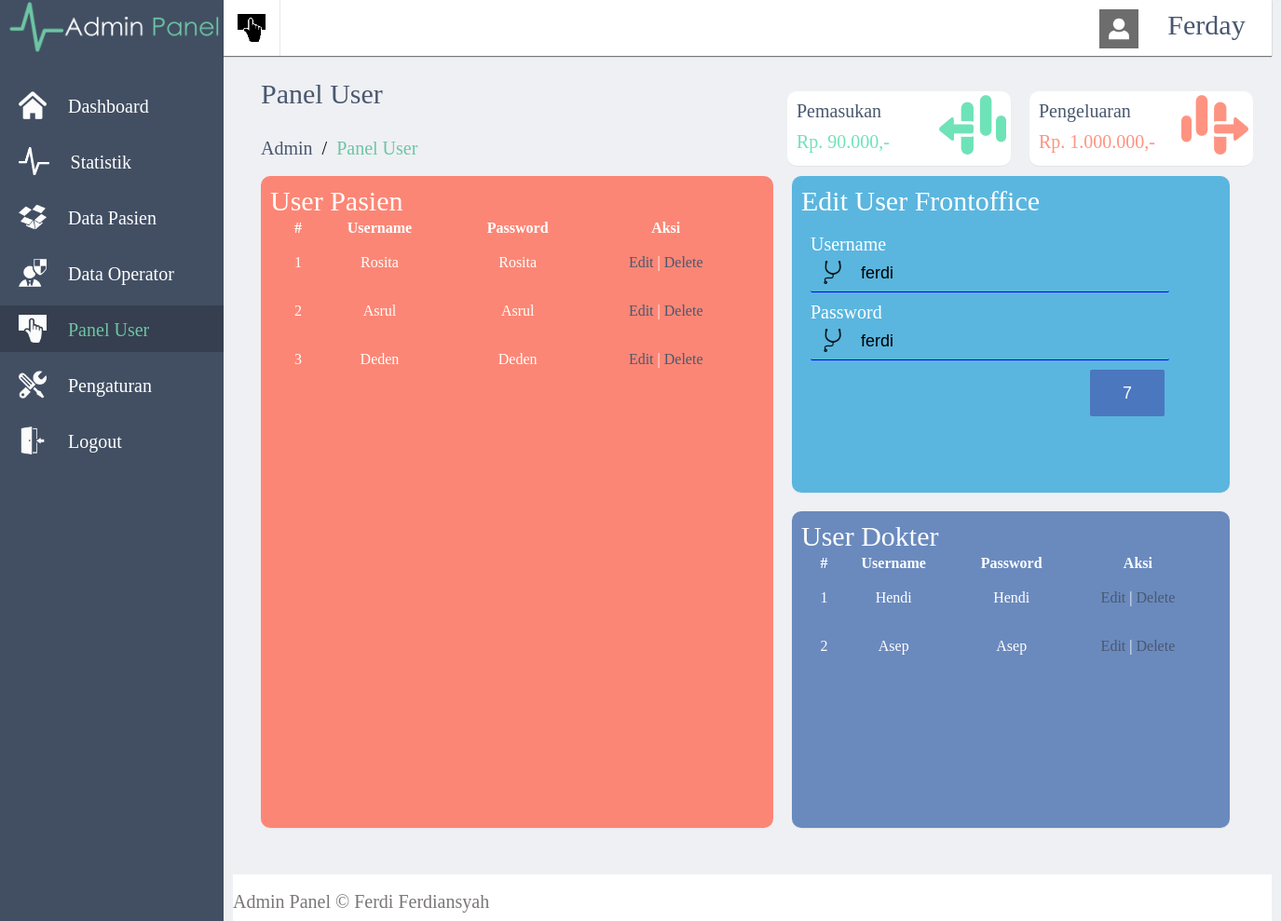
Screenshot of /p/admin/editpanelfrontoffice.php?idpasien=7 (signed in) with the database file from the repository.
### tables this page shows
CREATE TABLE IF NOT EXISTS `user` (
  `no` int(11) NOT NULL AUTO_INCREMENT,
  `userid` varchar(50) NOT NULL,
  `password` varchar(50) NOT NULL,
  `level` varchar(50) NOT NULL,
  PRIMARY KEY (`no`)
);

### p/admin/editpanelfrontoffice.php (the view, shortened to what this page needs)
<?php
$id = (int) $_GET['idpasien'];
$sql = "select * from user where no='$id'";
$result = mysql_query($sql);
$tampil = mysql_fetch_array($result);
?>
<html>
<head>
	<link rel="stylesheet" type="text/css" href="style.css">
</head>
<body>
	<div id='wrapper'>
		<div id='menukiri'>
		<center><img src="img/logo.png" height='60'></center><br>
		<a href="index.php"><div class='menu'>
			<img src="img/house.png" height='30' align='left' style='margin-left:20px;margin-top:10px;'>
			<font class='sk' style='margin-left:20px;margin-top:15px;display:inline-block;'>Dashboard</font>
		</div>
		</a>
		<a href="statistik.php">
		<div class='menu'>
			<img src="img/statistik.png" height='30' align='left' style='margin-left:20px;margin-top:10px;'>
			<font class='sk' style='margin-left:20px;margin-top:15px;display:inline-block;'>Statistik</font>
		</div>
		</a>
		<a href="pasien.php">
		<div class='menu'>
			<img src="img/data.png" height='30' align='left' style='margin-left:20px;margin-top:10px;'>
			<font class='sk' style='margin-left:20px;margin-top:15px;display:inline-block;'>Data Pasien</font>
		</div>
		</a>
		<a href="dataop.php">
		<div class='menu'>
			<img src="img/frontoffice.png" height='30' align='left' style='margin-left:20px;margin-top:10px;'>
			<font class='sk' style='margin-left:20px;margin-top:15px;display:inline-block;'>Data Operator</font>
		</div>
		</a>
		<a href="paneluser.php">
		<div class='menu-active'>
			<img src="img/panel.png" height='30' align='left' style='margin-left:20px;margin-top:10px;'>
			<font class='sk' style='margin-left:20px;margin-top:15px;display:inline-block;'>Panel User</font>
		</div>
		</a>
		<a href="#">
		<div class='menu'>
			<img src="img/setting.png" height='30' align='left' style='margin-left:20px;margin-top:10px;'>
			<font class='sk' style='margin-left:20px;margin-top:15px;display:inline-block;'>Pengaturan</font>
		</div>
		</a>
		<a href="../../login.php?op=out">
		<div class='menu'>
			<img src="img/logout.png" height='30' align='left' style='margin-left:20px;margin-top:10px;'>
			<font class='sk' style='margin-left:20px;margin-top:15px;display:inline-block;'>Logout</font>
		</div>
		</a>
		</div>
		<div id='menuatas'>
		<a href="#">
		<div id='sub-panel'>
		</div>
		</a>
		<a href='#'>
		<div id='user'>
		<img src="img/profil.png" height='70%' align='left' style='margin-top:10px;margin-left:15px;'>
		<font class='k' style='margin-top:10px;display:inline-block;text-transform:capitalize;'><?php echo $_SESSION['userid'];?></font>
		</div>
		</a>
	</div>
		<article>
			<br><br><br>
			<font class='k' style='padding:30px;display:inline-block;color:#49586E;'>Panel User</font><br>
			<font class='sk' style='margin-left:30px;display:inline-block;'><a href='#'>Admin</a>&nbsp;&nbsp;/&nbsp;&nbsp;<font class='sk' style='color:#6DC5A3;'>Panel User</font></font>
			<div id='info'>
				<font class='sk' style='padding:10px;display:inline-block;color:#49586E;'>Pengeluaran</font>
				<img src="img/pengeluaran.png" align='right' style='margin-right:5px;'>
				<font style='font-size:20px;margin-top:-10px;padding:10px;display:inline-block;color:#FF9381;'>Rp. 1.000.000,-</font>
			</div>
			<div id='info'>
				<font class='sk' style='padding:10px;display:inline-block;color:#49586E;'>Pemasukan</font>
				<img src="img/pemasukan.png" align='right' style='margin-right:5px;'>
				<font style='font-size:20px;margin-top:-10px;padding:10px;display:inline-block;color:#6FE3B8;'>Rp. 90.000,-</font>
			</div>
			<br><br>
			<div id='pasien'>
				<font class='k' style='color:white;display:inline-block;margin-top:10px;margin-left:10px;'>User Pasien</font><br>
				<center>
					<table class="tabeluser">
                            <thead>
                            <tr>
                                <th>#</th>
                                <th>Username</th>
                                <th>Password</th>
                                <th>Aksi</th>
                            </tr>
                            </thead>
                            <tbody>
					 <?php
    					$query = mysql_query("select * from user where level='pasien'");
    					$no = 1;
    					while ($data = mysql_fetch_array($query)) {
    				?>
                            <tr>
                                <td><?php echo $no; ?></td>
                                <td><?php echo $data['userid']; ?></td>
                                <td><?php echo $data['password']; ?></td>
                                <td><a href="editpanelpasien.php?idpasien=<?php echo $data['no'];?>">Edit</a> | <a href="deletepanelpasien.php?idpasien=<?php echo $data['no']; ?>">Delete</a></td>
                            </tr>
                            </tbody>
                        <?php
                        $no++;
                         } ?>
                         </table>
                        </center>
			</div>
			<div id='frontoffice'>
				<font class='k' style='color:white;display:inline-block;margin-top:10px;margin-left:10px;'>Edit User Frontoffice</font><br>
				<br>
				<form action='' method='post'>
					<font class='sk' style='color:white;display:inline-block;margin-left:20px;'>Username</font><br>
					<input type='text' name='username' id='lainlain' value='<?php echo $tampil['userid']; ?>'><br>
					<font class='sk' style='color:white;display:inline-block;margin-left:20px;'>Password</font><br>
					<input type='text' name='password' id='lainlain' value='<?php echo $tampil['password']; ?>'><br>
					<input type='submit' id='submit' name='id' value="<?php echo $tampil['no']; ?>"><br>
				</form>
			</div>
			<div id='dokter'>
				<font class='k' style='color:white;display:inline-block;margin-top:10px;margin-left:10px;'>User Dokter</font><br>
				<center>
					<table class="tabeluser">
                            <thead>
                            <tr>
                                <th>#</th>
                                <th>Username</th>
                                <th>Password</th>
                                <th>Aksi</th>
                            </tr>
                            </thead>
                            <tbody>
					 <?php
    					$query = mysql_query("select * from user where level='dokter'");
    					$no = 1;
    					while ($data = mysql_fetch_array($query)) {
    				?>
                            <tr>
                                <td><?php echo $no; ?></td>
                                <td><?php echo $data['userid']; ?></td>
                                <td><?php echo $data['password']; ?></td>
                                <td><a href="editpaneldokter.php?idpasien=<?php echo $data['no'];?>">Edit</a> | <a href="delete.php?idpasien=<?php echo $data['no']; ?>">Delete</a></td>
                            </tr>
                            </tbody>
                        <?php
                        $no++;
                         } ?>
                         </table>
                        </center>
			</div>
			<footer>
				<br><font class='sk' style='color:#7A7676;'> Admin Panel &copy; Ferdi Ferdiansyah</font>
			</footer>
		</article>
	</div>
</body>
</html>

### p/admin/style.css (style rules this page uses)
body { margin:0; font-family: 'Century Gothic'; background:#EFF0F4; }
a { text-decoration: none; color: #49586E;; }
#wrapper { width: 100%; height:auto; background:#EFF0F4; }
#menukiri { width: 240px; height: 100%; background: #424F63; float: left; position: fixed; }
.menu { width: 100%; height: 50px; color: white; margin-top: 10px; -o-transition:0.2s; -ms-transition:0.2s; -moz-transition:0.2s; -webkit-transition:0.2s; transition:0.2s; }
.menu-active { width: 100%; height: 50px; background: #353F4F; color:#6DC5A3; margin-top: 10px; -o-transition:0.2s; -ms-transition:0.2s; -moz-transition:0.2s; -webkit-transition:0.2s; transition:0.2s; }
#menuatas { width: 1125px; height: 60px; background: white; position: fixed; margin-left: 240px; box-shadow: 0 1px 1px rgba(0,0,0,.5); }
font { font-family: 'Century Gothic'; }
font.sk { font-size: 20px; }
font.k { font-size: 30px; }
#sub-panel { width:60px; height: 100%; background-image: url(img/panelsub.png); background-size: 30px; background-position:center; background-repeat: no-repeat; float: left; -o-transition:0.2s; -ms-transition:0.2s; -moz-transition:0.2s; -webkit-transition:0.2s; transition:0.2s; border-right: 1px solid #e7e7e7; }
#user { width:200px; height: 100%; float:right; color: #49586E; text-align: center; -o-transition:0.2s; -ms-transition:0.2s; -moz-transition:0.2s; -webkit-transition:0.2s; transition:0.2s; }
article { width: 1115px; margin-left: 250px; }
#info { width:240px; height:80px; background: white; float: right; box-shadow: 0 1px 1px rgba(0,0,0,.05); margin-right: 20px; margin-top: -50px; border-radius: 10px; }
.tabeluser { width: 90%; text-align: center; color: white; }
footer { width: 100%; height: 50px; background: #FFFFFF; margin-top: 50px; display: inline-block; }
#lainlain { width:385px; height:40px; margin-left: 20px; border-width:1px; color:black; font-family: Helvetica, Arial, sans-serif; font-weight:500; font-size: 18px; border-radius: 2px; line-height: 22px; background-color: transparent; padding: 13px 13px 13px 54px; margin-bottom: 10px; -webkit-box-sizing: border-box; -moz-box-sizing: border-box; -ms-box-sizing: border-box; box-sizing: border-box; border-bottom: 1px solid blue; border-top: none; border-left: none; border-right: none; background-image: url(../../img/lainlain.png); background-size: 25px 25px; background-position: 11px 6px; background-repeat: no-repeat; }
#submit { width:80px; height:50px; border-width:1px; color:white; margin-left: 320px; margin-right: 200px; font-family: Helvetica, Arial, sans-serif; font-weight:500; font-size: 18px; border-radius: 2px; line-height: 22px; background-color: #4B77BE; -webkit-box-sizing: border-box; -moz-box-sizing: border-box; -ms-box-sizing: border-box; box-sizing: border-box; border:none; }
table td { height: 50px; }
table { text-transform: capitalize; }
#pasien { width: 550px; background:#FC8675 ; height: 700px; margin-left: 30px; border-radius: 10px; box-shadow: 0 1px 1px rgba(0,0,0,.05); overflow: auto; float: left; }
#frontoffice { width: 470px; background:#5AB6DF; ; height: 340px; margin-left: 20px; display: inline-block; border-radius: 10px; box-shadow: 0 1px 1px rgba(0,0,0,.05); overflow: auto; }
#dokter { width: 470px; background:#6A8ABE; ; height: 340px; margin-left: 20px; display: inline-block; border-radius: 10px; box-shadow: 0 1px 1px rgba(0,0,0,.05); overflow: auto; margin-top: 20px; }

### rows the page displays
user: userid "Rosita", password "Rosita"
user: userid "Asrul", password "Asrul"
user: userid "Deden", password "Deden"
user: username "ferdi", password "ferdi", id "7"
user: userid "Hendi", password "Hendi"
user: userid "Asep", password "Asep"

### other values shown
$_SESSION['userid'] "Ferday"
